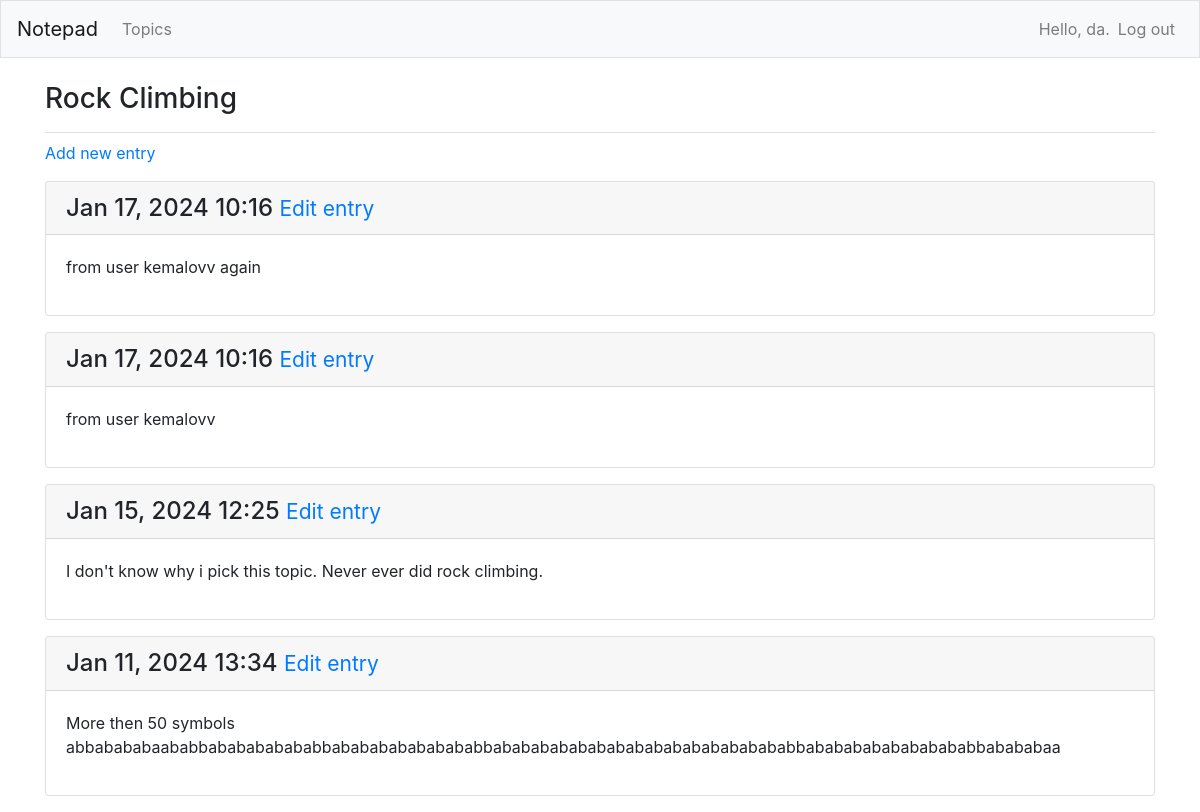
/topics/2/ (signed in), run on the app's committed database.
### notepad/models.py (models this page shows, shortened)
class Topic(models.Model):
    text = models.CharField(max_length=200)
    date_added = models.DateTimeField(auto_now_add=True)
    owner = models.ForeignKey(User, on_delete=models.CASCADE)
    def __str__(self):
        return self.text

class Entry(models.Model):
    topic = models.ForeignKey(Topic, on_delete=models.CASCADE)
    text = models.TextField()
    date_added = models.DateTimeField(auto_now_add=True)
    class Meta:
        verbose_name_plural = "entries"

### notepad/views.py (the view)
# urls.py: path('topics/<int:topic_id>/', views.topic, name='topic'),
@login_required
def topic(request, topic_id):
    topic = Topic.objects.get(id=topic_id)
    check_topic_owner(request, topic)
    entries = topic.entry_set.order_by('-date_added')
    context = {'topic': topic, 'entries': entries}
    return render(request, 'notepad/topic.html', context)

### notepad/views.py (called while the page is built)
def check_topic_owner(request, topic):
    if topic.owner != request.user:
        raise Http404

### notepad/templates/notepad/topic.html (shortened to what this page needs)
<!DOCTYPE html>
<html lang="en">
<head>
</head>
<body>
{% extends "notepad/base.html" %}
{% block page_header %}
<h3>{{ topic }}</h3>
{% endblock page_header %}
{% block content %}
<p>
  <a href="{% url 'notepad:new_entry' topic.id %}">Add new entry</a>
</p>
    {% for entry in entries %}
      <div class="card mb-3">
        <h4 class="card-header">
        {{ entry.date_added|date:'M d, Y H:i' }}
          <small><a href="{% url 'notepad:edit_entry' entry.id %}">Edit entry</a></small>
      </h4>
        <div class="card-body">
          {{ entry.text|linebreaks }}
        </div>
      </div>
    {% empty %}
      <p>There are no entries for this topic yet</p>
    {% endfor %}
{% endblock content %}

### notepad/templates/notepad/base.html (shortened to what this page needs)
{% load bootstrap4 %}
<!DOCTYPE html>
<html lang="en">
<head>
  {% bootstrap_css %}
</head>
<body>
  <nav class="navbar navbar-expand-md navbar-light bg-light mb-4 border">
       <a class="navbar-brand" href="{% url 'notepad:index' %}">Notepad</a>
  <div class="collapse navbar-collapse" id="navbarCollapse">
    <ul class="navbar-nav mr-auto">
      <li class="nav-item">
        <a class="nav-link" href="{% url 'notepad:topics' %}">Topics</a></li>
    </ul>
    <ul class="navbar-nav ml-auto">
      {% if user.is_authenticated %}
      <li class="nav-item">
      <span class="navbar-text">Hello, {{ user.username }}.</span>
      </li>
      <li class="nav-item">
      <a class="nav-link" href="{% url 'users:logout' %}">Log out</a>
      </li>
      {% else %}
      <li class="nav-item">
      <a class="nav-link" href="{% url 'users:register' %}">Register</a>
      </li>
      <li class="nav-item">
        <a class="nav-link" href="{% url 'users:login' %}">Log in</a></li>
      {% endif %}
    </ul>
  </div>
  </nav>
<main role="main" class="container">
  <div class="pb-2 mb-2 border-bottom">
    {% block page_header %}{% endblock page_header %}
  </div>
  <div>
    {% block content %}{% endblock content %}
  </div>
</main>
</body>
</html>

### data on the page
Topic: text "Rock Climbing"
Entry: date_added "Jan 17, 2024 10:16", text "from user kemalovv again"
Entry: date_added "Jan 17, 2024 10:16", text "from user kemalovv"
Entry: date_added "Jan 15, 2024 12:25", text "I don't know why i pick this topic. Never ever did rock climbing."
Entry: date_added "Jan 11, 2024 13:34", text "More then 50 symbols abbabababaababbababababababbababababababababbababababababababababababababababbabababababababababbabababaa"

### other printed values
{{ user.username }} "da"
